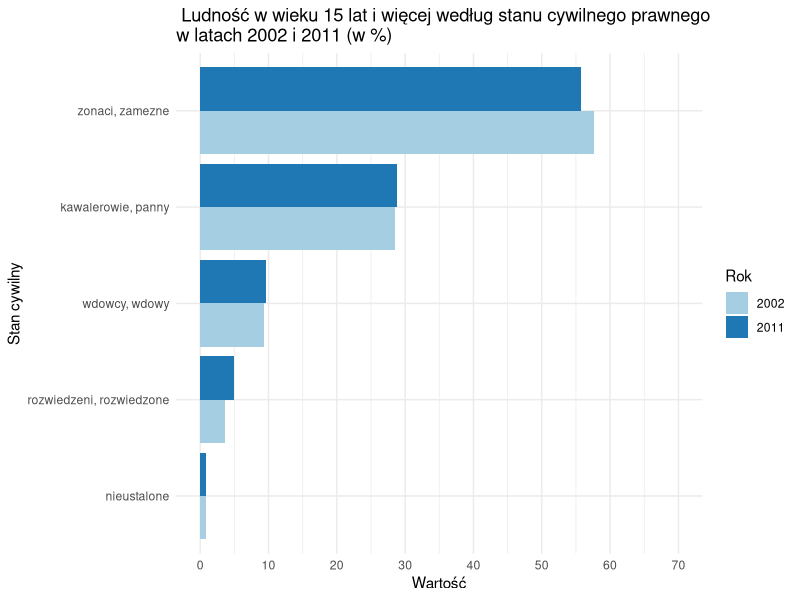

This chart was generated by the following R code:
## ---- chunk 1
knitr::opts_chunk$set(
echo = TRUE,
cache = FALSE)

## ---- chunk 2
library(ggplot2)
library(ggthemes)
library(reshape2)

df <- data.frame(read.csv("dane.csv", header = TRUE, sep = ";", dec = ","))
names(df)<-c("stan", "r2002", "r2011")
df.m <- melt(df, id.vars = "stan")


names(df.m)<-c("stan", "rok", "wartosc")

df.m <- df.m[order(df.m$wartosc, df.m$stan),]
df.m$stan <- reorder(df.m$stan, df.m$wartosc)
## ---- chunk 3
wykresik <- ggplot(data = df.m, aes(x = stan, y = wartosc, fill = rok)) + 
                     geom_bar(stat = "identity", position = position_dodge()) + 
                     coord_flip() + 
                     ggtitle(" Ludność w wieku 15 lat i więcej według stanu cywilnego prawnego
w latach 2002 i 2011 (w %) ") +
                     ylab("Wartość") + xlab("Stan cywilny") +
                     scale_fill_brewer(palette = "Paired", name = "Rok",labels = c("2002", "2011")) +
                     theme_minimal() + scale_y_continuous(name = "Wartość", limits = c(0,70), breaks = seq(0,70,10))
                    
                   
wykresik
